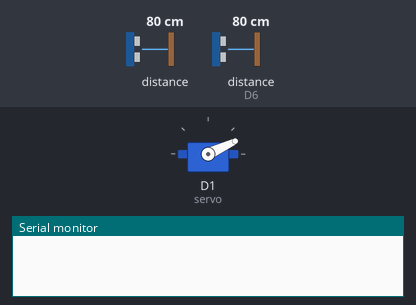
The program below on a simulated ESP8266 (NodeMCU). Shown: servo, the last lines printed to the serial monitor. The inputs (shaded band) are chosen by the test bench; at power-on: distance to the obstacle (sensor on D6) 80 cm, distance to the obstacle 80 cm. WiFi joins after 1.5 s; servers stay silent unless stated.

Above: at 2.2 s.
5.8 s: distance to the obstacle (sensor on D6) set to 2 cm
At 6.85 s:
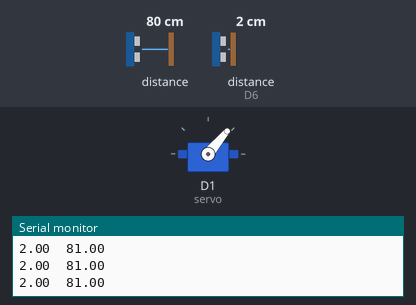
8.8 s: distance to the obstacle (sensor on D6) set to 9 cm
At 8.96 s:
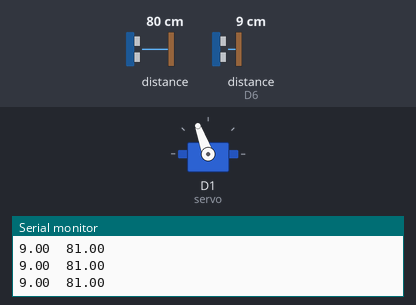
11.8 s: distance to the obstacle (sensor 0) set to 2 cm
At 12.8 s:
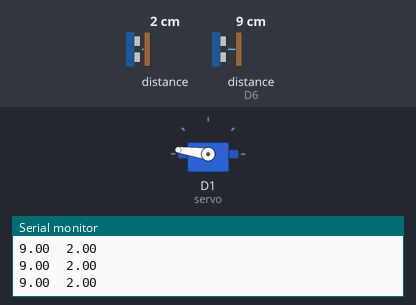
13.3 s: distance to the obstacle (sensor 0) set to 17 cm
14.8 s: distance to the obstacle (sensor 0) set to 20 cm
At 15.27 s:
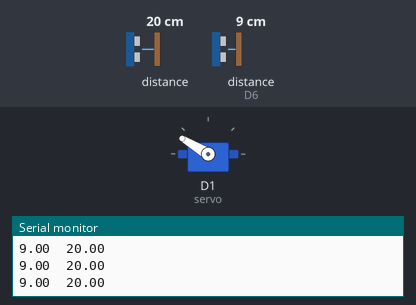
17.8 s: distance to the obstacle (sensor on D6) set to 120 cm
Timing chart, 0 to 21.8 s (numbered marks = the images above; inputs shaded):
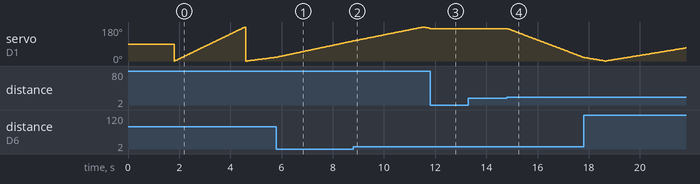

Measured:
- the behaviour switches between 19 and 20 cm on distance to the obstacle (sensor 0) (found by bisection; images 3 and 4)
- after the input at 11.8 s, servo on D1 (servo): goes on until 11.8 s, then stays 172°
- after the input at 14.8 s, servo on D1 (servo): moves from 172° to 19° over 3.0 s, starting at once
- by itself, servo on D1 (servo): rises from 106° to 180° in 2.7 s, then falls to 173° in 0.26 s

The program:

main.cpp
```cpp
#include <NewPing.h>
#include <Arduino.h>
#include <Servo.h>
#include <ESP8266WiFi.h>
#include <BlynkSimpleEsp8266.h>

NewPing sonar1(D2,D3,100),sonar2(D5,D6,100);
Servo servo;

char auth[] = "513def663a7a4b32b4c439010ab583aa";
char ssid[] = ":0";
char pass[] = "HelloWorld";

int surroundings[200];

double ping,ping2;

void process();

void setup()
{
  Serial.begin(9600);
  Blynk.begin(auth,ssid,pass);
  servo.attach(D1);
  for(int i = 0;i < 180;++i){
    surroundings[i] = sonar1.ping_cm();
    servo.write(i);
    delay(10);
  }
}

void loop()
{
  for(int i = 0;i < 180;++i){
    process();
    servo.write(i);
  }
  for(int i = 180;i > 0;--i){
    process();
    servo.write(i);
  }
}

void process(){
    do{
      ping = 0;
      ping2 = 0;
      // ping = sonar1.ping_cm();
      for(int a = 0;a < 5;++a){
        ping += sonar1.ping_cm();
        ping2 += sonar2.ping_cm();
        delay(1);
      }
      ping /= 5;
      ping2 /= 5;
      Serial.print(ping2);
      Serial.print("\t");
      Serial.println(ping);
    }while(ping < 20);
}
```
